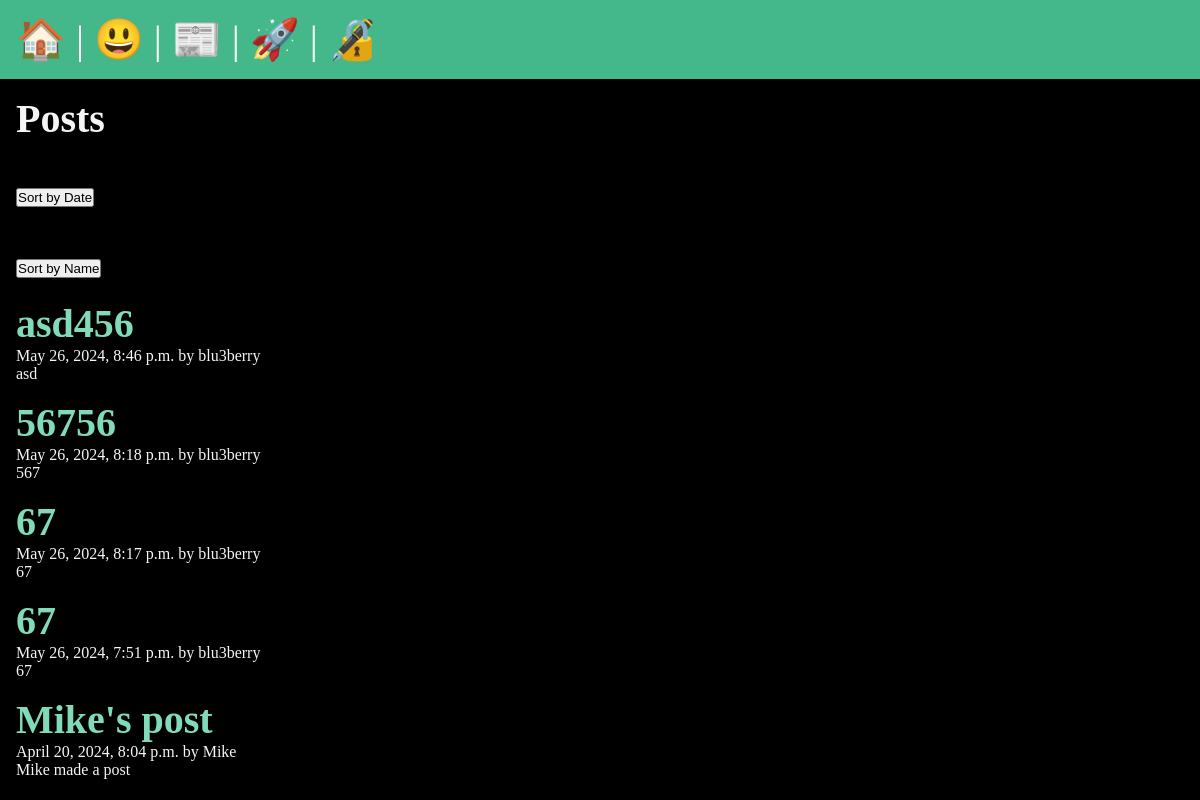
The app's page /posts/, older data.
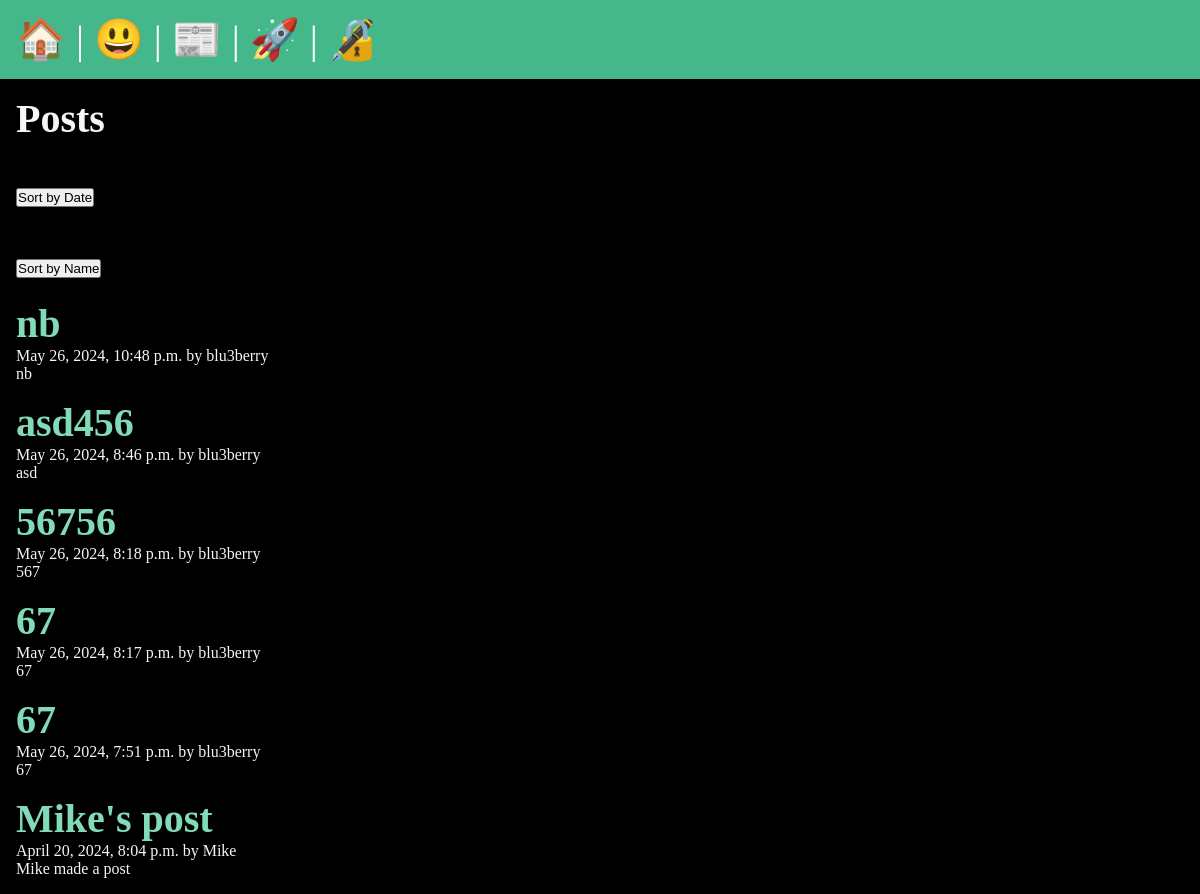
The same page, newer data.
### posts/models.py (models this page shows, shortened)
class Post(models.Model):
    title = models.CharField(max_length=75)
    body = models.TextField()
    slug = models.SlugField()
    date = models.DateTimeField(auto_now_add=True)
    banner = models.ImageField(default='images/fallback.png', blank=True, upload_to='images/')
    author = models.ForeignKey(User, on_delete=models.CASCADE, default=None)

### posts/views.py (the view)
# urls.py: path('', views.posts_lists, name='list'),
def posts_lists(request):
    posts = Post.objects.all().order_by('-date')
    return render(request, 'posts/posts_list.html', {'posts': posts})

### posts/templates/posts/posts_list.html (shortened to what this page needs)
{% extends 'layout.html' %}
{% block content %}
    <section>
        <h1>Posts</h1>
        <form action="{% url 'posts:sort_date' %}">
            <button>Sort by Date</button>
        </form>
    <form action="{% url 'posts:sort_name' %}">
            <button>Sort by Name</button>
        </form>
        {% for post in posts %}
            <article class="post">
                <h2>
                    <a href="{% url 'posts:page' slug=post.slug %}">
                       {{ post.title }}
                    </a>
                </h2>
                <p>{{ post.date }} by {{ post.author }}</p>
                <p>{{ post.body }}</p>
            </article>
        {% endfor %}
    </section>
{% endblock %}

Row changes from the older to the newer data that the page shows:
added Post: title "nb", date "May 26, 2024, 10:48 p.m.", author "blu3berry", body "nb"
